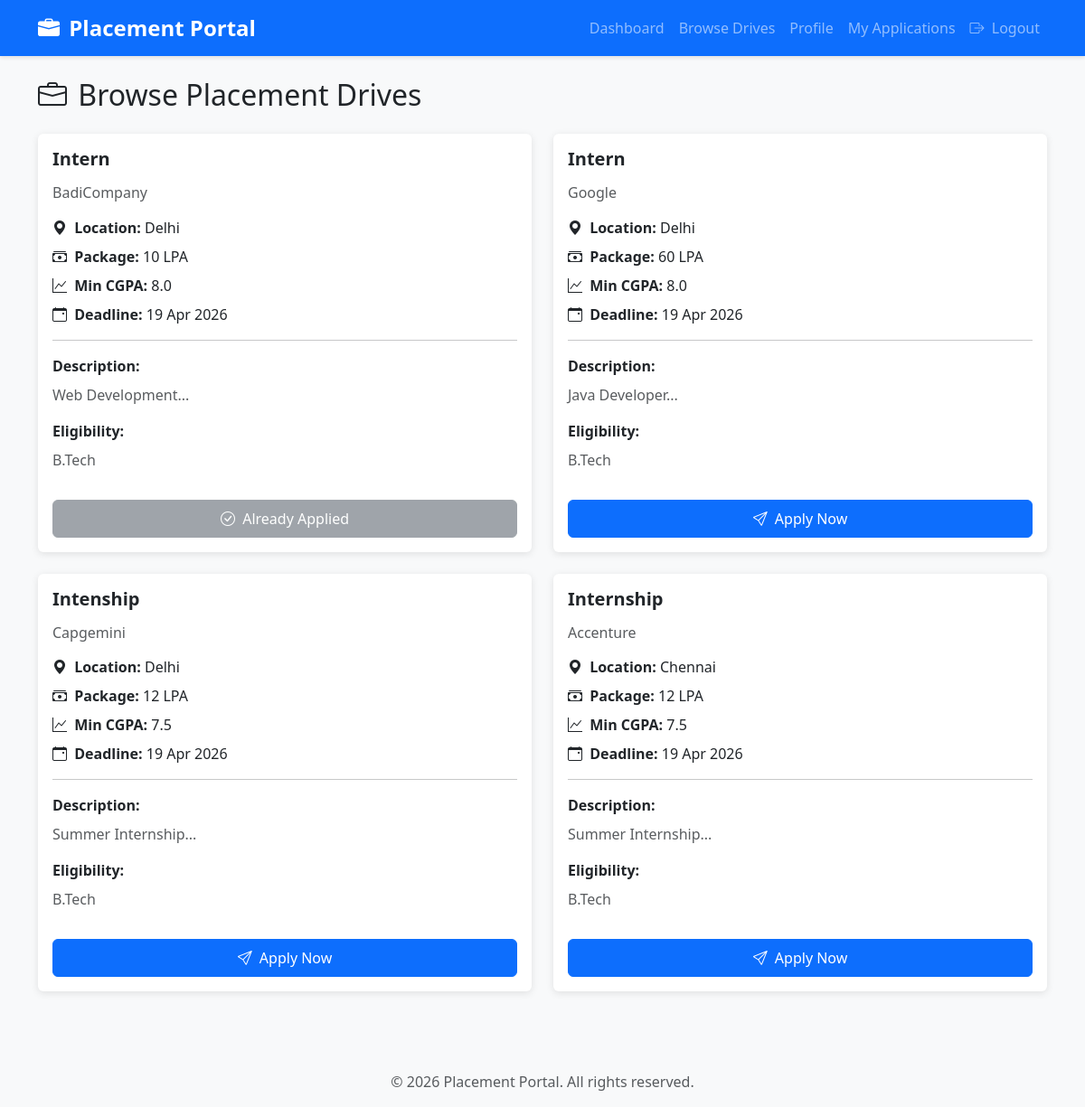
The app's page /student/drives (signed in) with its own data.
### models.py (models this page shows, shortened)
class PlacementDrive(db.Model):
    __tablename__ = 'placement_drive'
    id = db.Column(db.Integer, primary_key=True)
    company_id = db.Column(db.Integer, db.ForeignKey('company.id'), nullable=False)
    job_title = db.Column(db.String(100), nullable=False)
    job_description = db.Column(db.Text, nullable=False)
    eligibility_criteria = db.Column(db.Text, nullable=False)  # e.g., "CGPA >= 7.0"
    min_cgpa = db.Column(db.Float, default=0.0)
    salary_package = db.Column(db.String(50))  # e.g., "10-12 LPA"
    job_location = db.Column(db.String(100))
    application_deadline = db.Column(db.DateTime, nullable=False)
    status = db.Column(db.String(20), default='Pending')  # Pending, Approved, Closed, Rejected
    created_at = db.Column(db.DateTime, default=datetime.utcnow)
    applications = db.relationship('Application', backref='placement_drive', lazy=True, cascade='all, delete-orphan')

class Company(UserMixin, db.Model):
    __tablename__ = 'company'
    id = db.Column(db.Integer, primary_key=True)
    company_name = db.Column(db.String(100), nullable=False)
    email = db.Column(db.String(120), unique=True, nullable=False)
    password_hash = db.Column(db.String(200), nullable=False)
    hr_name = db.Column(db.String(100), nullable=False)
    hr_contact = db.Column(db.String(15), nullable=False)
    website = db.Column(db.String(200))
    description = db.Column(db.Text)
    is_approved = db.Column(db.Boolean, default=False)  # Admin approval required
    is_blacklisted = db.Column(db.Boolean, default=False)
    created_at = db.Column(db.DateTime, default=datetime.utcnow)
    placement_drives = db.relationship('PlacementDrive', backref='company', lazy=True, cascade='all, delete-orphan')

### app.py (the view)
@app.route('/student/drives')
@login_required
def student_drives():
    if not isinstance(current_user, Student):
        flash('Unauthorized access!', 'danger')
        return redirect(url_for('index'))
    approved_drives = PlacementDrive.query.filter_by(status='Approved').order_by(PlacementDrive.application_deadline).all()
    my_applications = Application.query.filter_by(student_id=current_user.id).all()
    applied_drive_ids = [app.drive_id for app in my_applications]
    return render_template('student/drives.html', drives=approved_drives, applied_drive_ids=applied_drive_ids)

### app.py (called while the page is built)
@login_manager.user_loader
def load_user(user_id):
    if user_id.startswith('admin_'):
        return Admin.query.get(int(user_id.split('_')[1]))
    elif user_id.startswith('company_'):
        return Company.query.get(int(user_id.split('_')[1]))
    elif user_id.startswith('student_'):
        return Student.query.get(int(user_id.split('_')[1]))
    return None

### templates/student/drives.html (shortened to what this page needs)
{% extends "base.html" %}
{% block content %}
<h2 class="mb-4"><i class="bi bi-briefcase"></i> Browse Placement Drives</h2>
<div class="row">
    {% for drive in drives %}
    <div class="col-md-6 mb-4">
        <div class="card h-100">
            <div class="card-body">
                <h5 class="card-title">{{ drive.job_title }}</h5>
                <h6 class="text-muted mb-3">{{ drive.company.company_name }}</h6>
                <p class="mb-2"><i class="bi bi-geo-alt-fill"></i> <strong>Location:</strong> {{ drive.job_location or 'Not specified' }}</p>
                <p class="mb-2"><i class="bi bi-cash-stack"></i> <strong>Package:</strong> {{ drive.salary_package or 'Not disclosed' }}</p>
                <p class="mb-2"><i class="bi bi-graph-up"></i> <strong>Min CGPA:</strong> {{ drive.min_cgpa }}</p>
                <p class="mb-2"><i class="bi bi-calendar-event"></i> <strong>Deadline:</strong> {{ drive.application_deadline.strftime('%d %b %Y') }}</p>
                <hr>
                <p class="mb-2"><strong>Description:</strong></p>
                <p class="text-muted">{{ drive.job_description[:150] }}...</p>
                <p class="mb-2"><strong>Eligibility:</strong></p>
                <p class="text-muted">{{ drive.eligibility_criteria }}</p>
                {% if drive.id in applied_drive_ids %}
                    <button class="btn btn-secondary w-100 mt-3" disabled><i class="bi bi-check-circle"></i> Already Applied</button>
                {% else %}
                    {% if current_user.cgpa < drive.min_cgpa %}
                        <button class="btn btn-danger w-100 mt-3" disabled><i class="bi bi-x-circle"></i> CGPA Requirement Not Met</button>
                    {% else %}
                        <button type="button" class="btn btn-primary w-100 mt-3" data-bs-toggle="modal" data-bs-target="#applyModal{{ drive.id }}">
                            <i class="bi bi-send"></i> Apply Now
                        </button>
                    {% endif %}
                {% endif %}
            </div>
        </div>
    </div>
    {% endfor %}
</div>
{% endblock %}

### static/css/style.css (style rules this page uses)
body { font-family: 'Segoe UI', Tahoma, Geneva, Verdana, sans-serif; background-color: #f8f9fa; }
.card { border: none; box-shadow: 0 2px 8px rgba(0,0,0,0.1); transition: transform 0.3s ease, box-shadow 0.3s ease; }
.btn { padding: 0.5rem 1rem; font-weight: 500; transition: all 0.3s ease; }
.bi { margin-right: 0.25rem; }
.card-title { font-weight: 600; margin-bottom: 1rem; }

### records on screen
PlacementDrive: job_title "Intern", company.company_name "BadiCompany", job_location "Delhi", salary_package "10 LPA", min_cgpa "8.0", application_deadline "19 Apr 2026", job_description "Web Development", eligibility_criteria "B.Tech", shows "Already Applied"
PlacementDrive: job_title "Intern", company.company_name "Google", job_location "Delhi", salary_package "60 LPA", min_cgpa "8.0", application_deadline "19 Apr 2026", job_description "Java Developer", eligibility_criteria "B.Tech"
PlacementDrive: job_title "Intenship", company.company_name "Capgemini", job_location "Delhi", salary_package "12 LPA", min_cgpa "7.5", application_deadline "19 Apr 2026", job_description "Summer Internship", eligibility_criteria "B.Tech"
PlacementDrive: job_title "Internship", company.company_name "Accenture", job_location "Chennai", salary_package "12 LPA", min_cgpa "7.5", application_deadline "19 Apr 2026", job_description "Summer Internship", eligibility_criteria "B.Tech"
